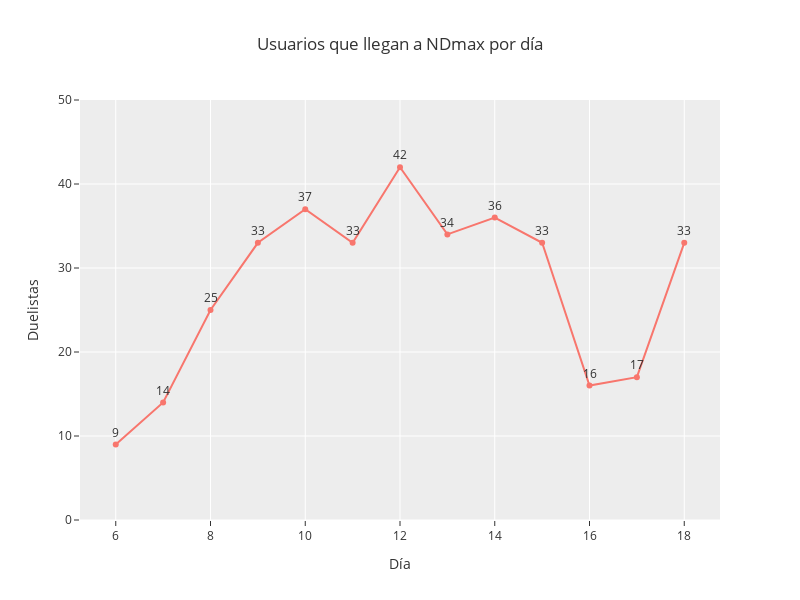

Notebook cell for this chart:
### Code cell
df['Día'] = pd.DatetimeIndex(df['ndmax']).day

ndmax_fer_day = (
    df.groupby(['Día'])['Día'].count()
    .reset_index(name='Duelistas'))

fig = px.line(
    ndmax_fer_day, x="Día", y="Duelistas",
    title="Usuarios que llegan a NDmax por día", text="Duelistas", template='ggplot2')
fig.update_yaxes(range=[0, 50])
fig.update_traces(textposition="top center")
fig.update_layout(width=800, height=600)
fig.show()

logging.info(f'En promedio suelen tardar hasta el día {round(df.day.mean())} para llegar a ndMAX')

### Figure 1 — Plotly figure (JSON) as saved in the notebook; plotly's stock layout.template omitted (floating-point values rounded to 4 significant figures)
{"data": [{"hovertemplate": "Día=%{x}<br>Duelistas=%{text}<extra></extra>", "legendgroup": "", "line": {"color": "#F8766D", "dash": "solid"}, "marker": {"symbol": "circle"}, "mode": "lines+text+markers", "name": "", "orientation": "v", "showlegend": false, "text": [9, 14, 25, 33, 37, 33, 42, 34, 36, 33, 16, 17, 33], "textposition": "top center", "type": "scatter", "x": [6, 7, 8, 9, 10, 11, 12, 13, 14, 15, 16, 17, 18], "xaxis": "x", "y": [9, 14, 25, 33, 37, 33, 42, 34, 36, 33, 16, 17, 33], "yaxis": "y"}], "layout": {"height": 600, "legend": {"tracegroupgap": 0}, "title": {"text": "Usuarios que llegan a NDmax por día"}, "width": 800, "xaxis": {"anchor": "y", "autorange": true, "domain": [0, 1], "range": [5.245, 18.75], "title": {"text": "Día"}, "type": "linear"}, "yaxis": {"anchor": "x", "domain": [0, 1], "range": [0, 50], "title": {"text": "Duelistas"}, "type": "linear"}}}
